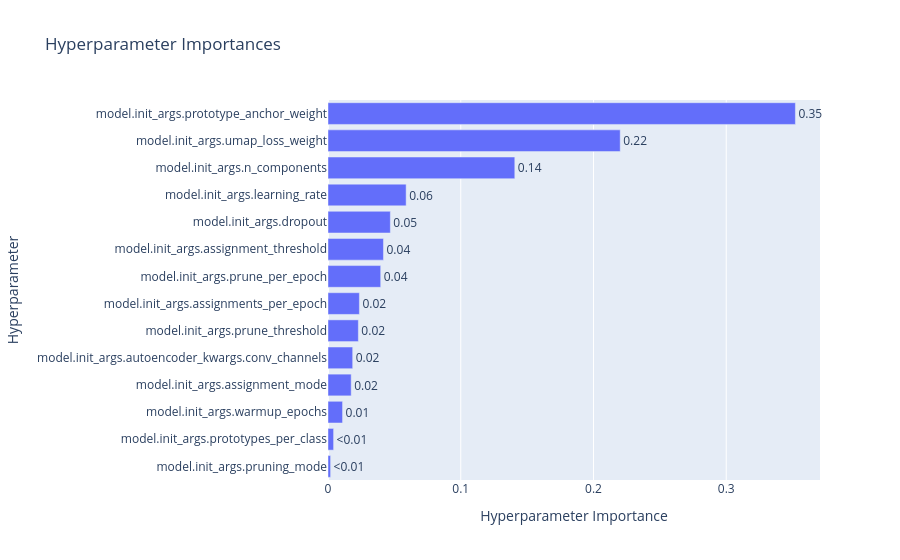

This figure's notebook cell:
### Markdown cell above
## Parameter importance

Uses fANOVA to estimate how much variance in the objective each parameter explains.

### Code cell
from optuna.visualization import plot_param_importances
plot_param_importances(study)

### Figure 1 — Plotly figure (JSON) as saved in the notebook; plotly's stock layout.template omitted (floating-point values rounded to 4 significant figures)
{"data": [{"cliponaxis": false, "hovertemplate": ["model.init_args.pruning_mode (CategoricalDistribution): 0.0019692401982491572<extra></extra>", "model.init_args.prototypes_per_class (IntDistribution): 0.0042173738438563155<extra></extra>", "model.init_args.warmup_epochs (IntDistribution): 0.010966438577557351<extra></extra>", "model.init_args.assignment_mode (CategoricalDistribution): 0.017470422944139533<extra></extra>", "model.init_args.autoencoder_kwargs.conv_channels (CategoricalDistribution): 0.018596044920338575<extra></extra>", "model.init_args.prune_threshold (FloatDistribution): 0.02286210132285136<extra></extra>", "model.init_args.assignments_per_epoch (CategoricalDistribution): 0.023644786271405524<extra></extra>", "model.init_args.prune_per_epoch (CategoricalDistribution): 0.03970862519528585<extra></extra>", "model.init_args.assignment_threshold (FloatDistribution): 0.04177853575345655<extra></extra>", "model.init_args.dropout (FloatDistribution): 0.04696804217770573<extra></extra>", "model.init_args.learning_rate (FloatDistribution): 0.05886240035607946<extra></extra>", "model.init_args.n_components (IntDistribution): 0.14071747684946825<extra></extra>", "model.init_args.umap_loss_weight (FloatDistribution): 0.22013534371786658<extra></extra>", "model.init_args.prototype_anchor_weight (FloatDistribution): 0.3521031678717395<extra></extra>"], "name": "Objective Value", "orientation": "h", "text": ["<0.01", "<0.01", "0.01", "0.02", "0.02", "0.02", "0.02", "0.04", "0.04", "0.05", "0.06", "0.14", "0.22", "0.35"], "textposition": "outside", "type": "bar", "x": [0.001969, 0.004217, 0.01097, 0.01747, 0.0186, 0.02286, 0.02364, 0.03971, 0.04178, 0.04697, 0.05886, 0.1407, 0.2201, 0.3521], "y": ["model.init_args.pruning_mode", "model.init_args.prototypes_per_class", "model.init_args.warmup_epochs", "model.init_args.assignment_mode", "model.init_args.autoencoder_kwargs.conv_channels", "model.init_args.prune_threshold", "model.init_args.assignments_per_epoch", "model.init_args.prune_per_epoch", "model.init_args.assignment_threshold", "model.init_args.dropout", "model.init_args.learning_rate", "model.init_args.n_components", "model.init_args.umap_loss_weight", "model.init_args.prototype_anchor_weight"]}], "layout": {"title": {"text": "Hyperparameter Importances"}, "xaxis": {"title": {"text": "Hyperparameter Importance"}}, "yaxis": {"title": {"text": "Hyperparameter"}}}}
